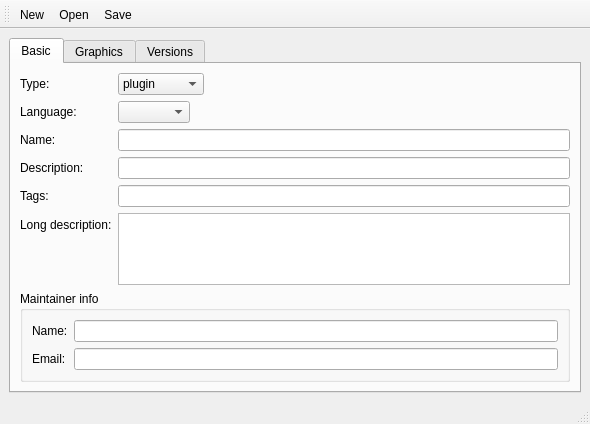
<?xml version="1.0" encoding="UTF-8"?>
<ui version="4.0">
 <class>MainWindow</class>
 <widget class="QMainWindow" name="MainWindow">
  <property name="geometry">
   <rect>
    <x>0</x>
    <y>0</y>
    <width>590</width>
    <height>410</height>
   </rect>
  </property>
  <property name="windowTitle">
   <string>LC Package Generator</string>
  </property>
  <widget class="QWidget" name="centralwidget">
   <layout class="QVBoxLayout" name="verticalLayout">
    <item>
     <widget class="QTabWidget" name="tabWidget">
      <property name="currentIndex">
       <number>0</number>
      </property>
      <widget class="QWidget" name="tab">
       <attribute name="title">
        <string>Basic</string>
       </attribute>
       <layout class="QVBoxLayout" name="verticalLayout_2">
        <item>
         <layout class="QFormLayout" name="formLayout">
          <property name="fieldGrowthPolicy">
           <enum>QFormLayout::ExpandingFieldsGrow</enum>
          </property>
          <property name="formAlignment">
           <set>Qt::AlignJustify|Qt::AlignTop</set>
          </property>
          <item row="2" column="0">
           <widget class="QLabel" name="label">
            <property name="text">
             <string>Name:</string>
            </property>
           </widget>
          </item>
          <item row="2" column="1">
           <widget class="QLineEdit" name="Name_"/>
          </item>
          <item row="3" column="0">
           <widget class="QLabel" name="label_2">
            <property name="text">
             <string>Description:</string>
            </property>
           </widget>
          </item>
          <item row="3" column="1">
           <widget class="QLineEdit" name="Description_"/>
          </item>
          <item row="5" column="0">
           <widget class="QLabel" name="label_3">
            <property name="text">
             <string>Long description:</string>
            </property>
           </widget>
          </item>
          <item row="5" column="1">
           <widget class="QTextEdit" name="LongDescription_"/>
          </item>
          <item row="0" column="0">
           <widget class="QLabel" name="label_10">
            <property name="text">
             <string>Type:</string>
            </property>
           </widget>
          </item>
          <item row="0" column="1">
           <widget class="QComboBox" name="Type_">
            <item>
             <property name="text">
              <string>plugin</string>
             </property>
            </item>
            <item>
             <property name="text">
              <string>translation</string>
             </property>
            </item>
            <item>
             <property name="text">
              <string>iconset</string>
             </property>
            </item>
           </widget>
          </item>
          <item row="1" column="0">
           <widget class="QLabel" name="label_11">
            <property name="text">
             <string>Language:</string>
            </property>
           </widget>
          </item>
          <item row="1" column="1">
           <widget class="QComboBox" name="Language_"/>
          </item>
          <item row="4" column="0">
           <widget class="QLabel" name="label_12">
            <property name="text">
             <string>Tags:</string>
            </property>
           </widget>
          </item>
          <item row="4" column="1">
           <widget class="QLineEdit" name="Tags_">
            <property name="statusTip">
             <string>Comma-separated list of tags</string>
            </property>
           </widget>
          </item>
         </layout>
        </item>
        <item>
         <widget class="QGroupBox" name="groupBox">
          <property name="title">
           <string>Maintainer info</string>
          </property>
          <layout class="QFormLayout" name="formLayout_2">
           <property name="fieldGrowthPolicy">
            <enum>QFormLayout::AllNonFixedFieldsGrow</enum>
           </property>
           <property name="formAlignment">
            <set>Qt::AlignLeading|Qt::AlignLeft|Qt::AlignTop</set>
           </property>
           <item row="0" column="0">
            <widget class="QLabel" name="label_5">
             <property name="text">
              <string>Name:</string>
             </property>
            </widget>
           </item>
           <item row="0" column="1">
            <widget class="QLineEdit" name="MaintName_"/>
           </item>
           <item row="1" column="0">
            <widget class="QLabel" name="label_4">
             <property name="text">
              <string>Email:</string>
             </property>
            </widget>
           </item>
           <item row="1" column="1">
            <widget class="QLineEdit" name="MaintEmail_"/>
           </item>
          </layout>
         </widget>
        </item>
        <item>
         <spacer name="verticalSpacer">
          <property name="orientation">
           <enum>Qt::Vertical</enum>
          </property>
          <property name="sizeHint" stdset="0">
           <size>
            <width>20</width>
            <height>40</height>
           </size>
          </property>
         </spacer>
        </item>
       </layout>
      </widget>
      <widget class="QWidget" name="tab_2">
       <attribute name="title">
        <string>Graphics</string>
       </attribute>
       <layout class="QFormLayout" name="formLayout_3">
        <property name="fieldGrowthPolicy">
         <enum>QFormLayout::AllNonFixedFieldsGrow</enum>
        </property>
        <property name="formAlignment">
         <set>Qt::AlignLeading|Qt::AlignLeft|Qt::AlignTop</set>
        </property>
        <item row="0" column="0">
         <widget class="QLabel" name="label_6">
          <property name="text">
           <string>Thumbnails:</string>
          </property>
         </widget>
        </item>
        <item row="1" column="0">
         <widget class="QLabel" name="label_7">
          <property name="text">
           <string>Screenshots:</string>
          </property>
         </widget>
        </item>
        <item row="1" column="1">
         <widget class="QPlainTextEdit" name="Screenshots_"/>
        </item>
        <item row="0" column="1">
         <widget class="QPlainTextEdit" name="Thumbnails_"/>
        </item>
       </layout>
      </widget>
      <widget class="QWidget" name="tab_3">
       <attribute name="title">
        <string>Versions</string>
       </attribute>
       <layout class="QFormLayout" name="formLayout_4">
        <property name="fieldGrowthPolicy">
         <enum>QFormLayout::AllNonFixedFieldsGrow</enum>
        </property>
        <property name="formAlignment">
         <set>Qt::AlignLeading|Qt::AlignLeft|Qt::AlignTop</set>
        </property>
        <item row="0" column="0">
         <widget class="QLabel" name="label_8">
          <property name="text">
           <string>Versions:</string>
          </property>
         </widget>
        </item>
        <item row="0" column="1">
         <layout class="QHBoxLayout" name="horizontalLayout">
          <item>
           <widget class="QTreeView" name="VersTree_"/>
          </item>
          <item>
           <layout class="QVBoxLayout" name="verticalLayout_3">
            <item>
             <widget class="QPushButton" name="AddVer_">
              <property name="text">
               <string>Add...</string>
              </property>
             </widget>
            </item>
            <item>
             <widget class="QPushButton" name="ModifyVer_">
              <property name="text">
               <string>Modify...</string>
              </property>
             </widget>
            </item>
            <item>
             <widget class="QPushButton" name="RemoveVer_">
              <property name="text">
               <string>Remove</string>
              </property>
             </widget>
            </item>
            <item>
             <spacer name="verticalSpacer_2">
              <property name="orientation">
               <enum>Qt::Vertical</enum>
              </property>
              <property name="sizeHint" stdset="0">
               <size>
                <width>20</width>
                <height>40</height>
               </size>
              </property>
             </spacer>
            </item>
           </layout>
          </item>
         </layout>
        </item>
        <item row="1" column="0">
         <widget class="QLabel" name="label_9">
          <property name="text">
           <string>Dependencies:</string>
          </property>
         </widget>
        </item>
        <item row="1" column="1">
         <layout class="QHBoxLayout" name="horizontalLayout_4">
          <item>
           <widget class="QTreeView" name="DepsTree_"/>
          </item>
          <item>
           <layout class="QVBoxLayout" name="verticalLayout_6">
            <item>
             <widget class="QPushButton" name="AddDep_">
              <property name="text">
               <string>Add...</string>
              </property>
             </widget>
            </item>
            <item>
             <widget class="QPushButton" name="ModifyDep_">
              <property name="text">
               <string>Modify...</string>
              </property>
             </widget>
            </item>
            <item>
             <widget class="QPushButton" name="RemoveDep_">
              <property name="text">
               <string>Remove</string>
              </property>
             </widget>
            </item>
            <item>
             <spacer name="verticalSpacer_5">
              <property name="orientation">
               <enum>Qt::Vertical</enum>
              </property>
              <property name="sizeHint" stdset="0">
               <size>
                <width>20</width>
                <height>40</height>
               </size>
              </property>
             </spacer>
            </item>
           </layout>
          </item>
         </layout>
        </item>
       </layout>
      </widget>
     </widget>
    </item>
   </layout>
  </widget>
  <widget class="QMenuBar" name="menubar">
   <property name="geometry">
    <rect>
     <x>0</x>
     <y>0</y>
     <width>590</width>
     <height>19</height>
    </rect>
   </property>
  </widget>
  <widget class="QStatusBar" name="statusbar"/>
  <widget class="QToolBar" name="toolBar">
   <property name="windowTitle">
    <string>toolBar</string>
   </property>
   <attribute name="toolBarArea">
    <enum>TopToolBarArea</enum>
   </attribute>
   <attribute name="toolBarBreak">
    <bool>false</bool>
   </attribute>
   <addaction name="ActionNew_"/>
   <addaction name="ActionLoad_"/>
   <addaction name="ActionSave_"/>
  </widget>
  <action name="ActionLoad_">
   <property name="text">
    <string>Open</string>
   </property>
   <property name="toolTip">
    <string>Open</string>
   </property>
   <property name="shortcut">
    <string>Ctrl+O</string>
   </property>
  </action>
  <action name="ActionSave_">
   <property name="text">
    <string>Save</string>
   </property>
   <property name="shortcut">
    <string>Ctrl+S</string>
   </property>
  </action>
  <action name="ActionNew_">
   <property name="text">
    <string>New</string>
   </property>
   <property name="shortcut">
    <string>Ctrl+N</string>
   </property>
  </action>
 </widget>
 <resources/>
 <connections/>
</ui>
